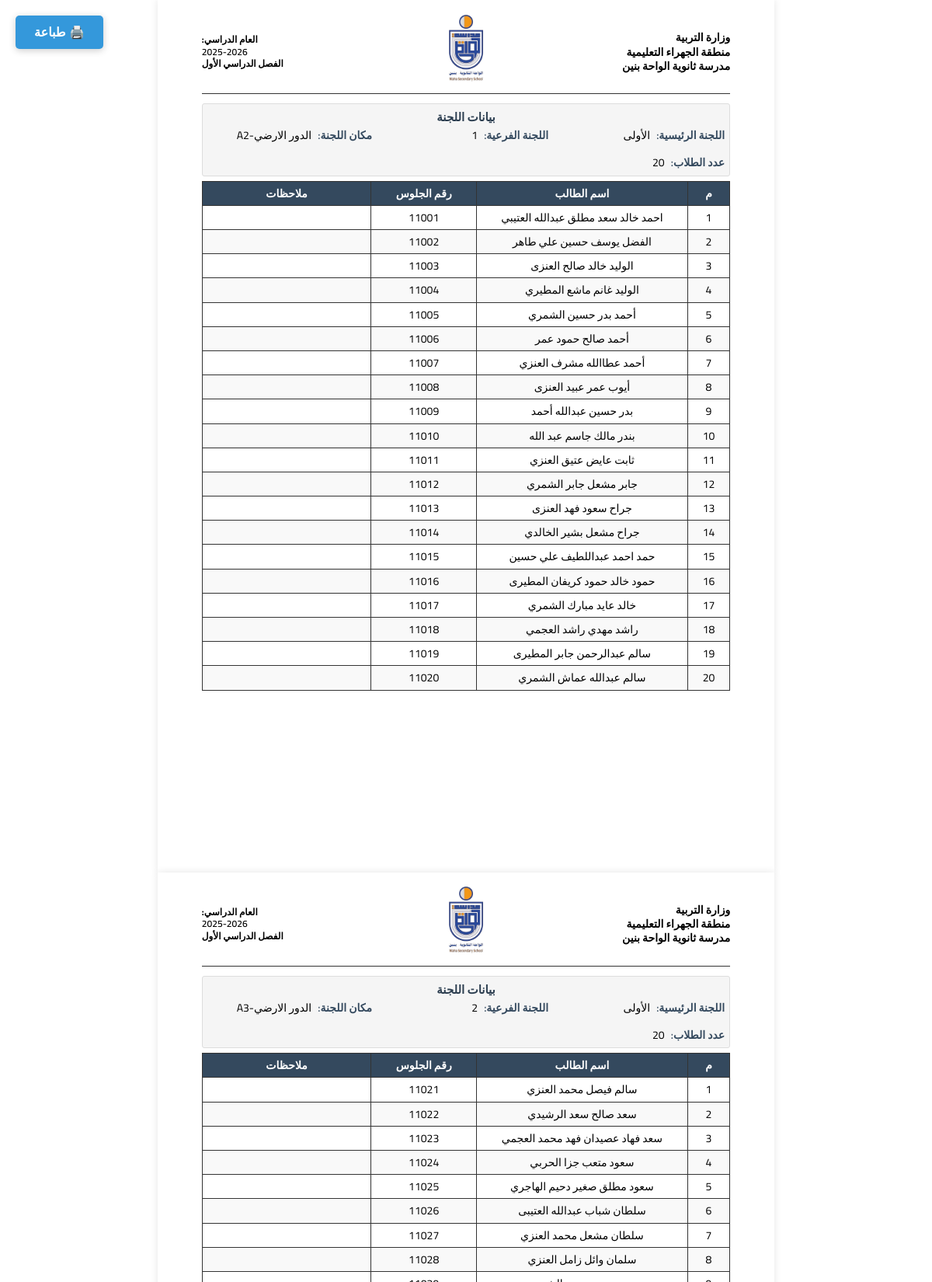
The page /admin/seats/print_committees (signed in, upper part) on the database its author committed.
### app.py (models this page shows)
class Seat(db.Model):
    civil_id = db.Column(db.String(20), primary_key=True)  # الرقم المدني
    name = db.Column(db.String(100), nullable=False)      # الاسم
    seat_number = db.Column(db.String(20), nullable=False) # رقم الجلوس
    main_committee = db.Column(db.String(20), nullable=False) # اللجنة الرئيسية
    sub_committee = db.Column(db.String(20), nullable=False)  # اللجنة الفرعية
    location = db.Column(db.String(100), nullable=True)   # موقع اللجنة

class SchoolSettings(db.Model):
    id = db.Column(db.Integer, primary_key=True)
    school_logo = db.Column(db.String(255), nullable=True)
    school_name = db.Column(db.String(200), nullable=False)
    school_address = db.Column(db.Text, nullable=True)
    school_phone = db.Column(db.String(50), nullable=True)
    school_email = db.Column(db.String(100), nullable=True)
    school_vision = db.Column(db.Text, nullable=True)
    school_mission = db.Column(db.Text, nullable=True)
    school_values = db.Column(db.Text, nullable=True)
    google_maps_url = db.Column(db.String(500), nullable=True)
    youtube_url = db.Column(db.String(500), nullable=True)
    instagram_url = db.Column(db.String(500), nullable=True)
    telegram_url = db.Column(db.String(500), nullable=True)
    snapchat_url = db.Column(db.String(500), nullable=True)
    whatsapp_url = db.Column(db.String(500), nullable=True)
    academic_year = db.Column(db.String(50), nullable=True)
    academic_semester = db.Column(db.String(50), nullable=True)
    updated_at = db.Column(db.DateTime, default=datetime.utcnow, onupdate=datetime.utcnow)

### app.py (the view)
@app.route('/admin/seats/print_committees')
def print_committees():
    if 'role' not in session or (session['role'] != 'مشرف' and session['role'] != 'مشرف محتوى'):
        return redirect(url_for('login'))
    name_filter = request.args.get('name_filter', '').strip()
    main_filter = request.args.get('main_filter', '').strip()
    sub_filter = request.args.get('sub_filter', '').strip()
    query = Seat.query
    if name_filter:
        query = query.filter(Seat.name.contains(name_filter))
    if main_filter:
        query = query.filter(Seat.main_committee == main_filter)
    if sub_filter:
        query = query.filter(Seat.sub_committee == sub_filter)
    seats = query.order_by(Seat.main_committee, Seat.sub_committee, Seat.seat_number).all()
    committees_data = {}
    for seat in seats:
        main_key = seat.main_committee
        sub_key = seat.sub_committee
        if main_key not in committees_data:
            committees_data[main_key] = {}
        if sub_key not in committees_data[main_key]:
            committees_data[main_key][sub_key] = []
        committees_data[main_key][sub_key].append(seat)
    school_settings = get_school_settings()
    return render_template('print_committees.html',
                         committees_data=committees_data,
                         school_settings=school_settings)

### app.py (called while the page is built, shortened)
def get_school_settings():
    try:
        settings = SchoolSettings.query.first()
        return settings
    except Exception as e:
        print(f"خطأ في get_school_settings: {e}")
        return SchoolSettings(
            school_name="اسم المدرسة",
            school_address="عنوان المدرسة",
            school_phone="",
            school_email="",
            school_vision="رؤية المدرسة",
            school_mission="رسالة المدرسة",
            school_values="",
            google_maps_url="",
            youtube_url="",
            instagram_url="",
            telegram_url="",
            snapchat_url="",
            whatsapp_url="",
            academic_year="2024-2025",
            academic_semester="الفصل الدراسي الأول"
        )

### templates/print_committees.html (shortened to what this page needs)
<!DOCTYPE html>
<html lang="ar" dir="rtl">
<head>
</head>
<body>
    <button class="print-button no-print" onclick="window.print()">
        🖨️ طباعة
    </button>
    {% for main_committee, sub_committees in committees_data.items() %}
        {% for sub_committee, students in sub_committees.items() %}
        <div class="page">
            <div class="header">
                <div class="header-right">
                    <div class="ministry-info">
                        <div>وزارة التربية</div>
                        <div>منطقة الجهراء التعليمية</div>
                        <div>{{ school_settings.school_name if school_settings and school_settings.school_name else 'اسم المدرسة' }}</div>
                    </div>
                </div>
                <div class="header-center">
                    {% if school_settings and school_settings.school_logo %}
                        <img src="/assets/images/{{ school_settings.school_logo }}" alt="شعار المدرسة" class="school-logo">
                    {% else %}
                        <img src="/assets/images/logo.png" alt="شعار المدرسة" class="school-logo">
                    {% endif %}
                </div>
                <div class="header-left">
                    <div class="academic-info">
                        <div><strong>العام الدراسي:</strong></div>
                        <div>{{ school_settings.academic_year if school_settings and school_settings.academic_year else '2024-2025' }}</div>
                        <div><strong>{{ school_settings.academic_semester if school_settings and school_settings.academic_semester else 'الفصل الدراسي الأول' }}</strong></div>
                    </div>
                </div>
            </div>
            <div class="committee-info">
                <div class="committee-title">
                    بيانات اللجنة
                </div>
                <div class="committee-details">
                    <div class="committee-detail">
                        <span class="detail-label">اللجنة الرئيسية:</span>
                        <span class="detail-value">{{ main_committee }}</span>
                    </div>
                    <div class="committee-detail">
                        <span class="detail-label">اللجنة الفرعية:</span>
                        <span class="detail-value">{{ sub_committee }}</span>
                    </div>
                    <div class="committee-detail">
                        <span class="detail-label">مكان اللجنة:</span>
                        <span class="detail-value">{{ students[0].location if students else '' }}</span>
                    </div>
                    <div class="committee-detail">
                        <span class="detail-label">عدد الطلاب:</span>
                        <span class="detail-value">{{ students|length }}</span>
                    </div>
                </div>
            </div>
            <table class="students-table">
                <thead>
                    <tr>
                        <th class="serial-col">م</th>
                        <th class="name-col">اسم الطالب</th>
                        <th class="seat-col">رقم الجلوس</th>
                        <th class="notes-col">ملاحظات</th>
                    </tr>
                </thead>
                <tbody>
                    {% for student in students %}
                    <tr>
                        <td class="serial-col">{{ loop.index }}</td>
                        <td class="name-col">{{ student.name }}</td>
                        <td class="seat-col">{{ student.seat_number }}</td>
                        <td class="notes-col">&nbsp;</td>
                    </tr>
                    {% endfor %}
                </tbody>
            </table>
        </div>
        {% endfor %}
    {% endfor %}
</body>
</html>

### templates/print_committees.html (style rules this page uses)
* { margin: 0; padding: 0; box-sizing: border-box; }
body { font-family: 'Cairo', 'Arial', sans-serif; font-size: 14px; line-height: 1.4; color: #000; direction: rtl; }
.page { width: 210mm; min-height: 297mm; margin: 0 auto; padding: 5mm 15mm 5mm 15mm; background: white; box-shadow: 0 0 10px rgba(0,0,0,0.1); page-break-after: always; }
.header { display: flex; justify-content: space-between; align-items: center; margin-bottom: 12px; border-bottom: 1px solid #333; padding-bottom: 6px; }
.header-right, .header-left { flex: 1; text-align: center; }
.header-center { flex: 1; text-align: center; }
.header-right { text-align: right; }
.header-left { text-align: left; }
.ministry-info { font-weight: 700; font-size: 14px; line-height: 1.3; }
.school-logo { max-height: 90px; max-width: 140px; object-fit: contain; }
.academic-info { font-weight: 600; font-size: 12px; line-height: 1.3; }
.committee-info { background: #f5f5f5; padding: 6px; margin-bottom: 6px; border: 1px solid #ddd; border-radius: 3px; }
.committee-title { font-size: 15px; font-weight: 700; text-align: center; margin-bottom: 4px; color: #2c3e50; }
.committee-details { display: flex; justify-content: space-between; flex-wrap: wrap; gap: 15px; font-size: 14px; }
.committee-detail { flex: 1; min-width: 200px; }
.detail-label { font-weight: 600; color: #34495e; }
.detail-value { font-weight: 400; margin-right: 5px; }
.students-table { width: 100%; border-collapse: collapse; margin-top: 2px; font-size: 14px; }
.students-table th, .students-table td { border: 1px solid #333; padding: 6px; text-align: center; line-height: 1.3; height: 24px; }
.students-table th { background: #34495e; color: white; font-weight: 700; font-size: 14px; height: 26px; }
.students-table tr:nth-child(even) { background: #f9f9f9; }
.serial-col { width: 8%; }
.name-col { width: 40%; }
.seat-col { width: 20%; }
.notes-col { width: 32%; min-height: 24px; }
.print-button { position: fixed; top: 20px; left: 20px; background: #3498db; color: white; border: none; padding: 12px 24px; border-radius: 5px; font-size: 16px; font-weight: 600; cursor: pointer; box-shadow: 0 2px 10px rgba(0,0,0,0.2); z-index: 1000; }

### rows shown on the page
Seat: school_logo (picture), sub_committees "الأولى" "الأولى", sub_committees "1" "2", location "الدور الارضي-A2", sub_committees "20" "20", name "احمد خالد سعد مطلق عبدالله العتيبي", seat_number "11001"
SchoolSettings: school_name "مدرسة ثانوية الواحة بنين" "مدرسة ثانوية الواحة بنين", academic_year "2025-2026" "2025-2026", academic_semester "الفصل الدراسي الأول" "الفصل الدراسي الأول"
Seat: name "الفضل يوسف حسين علي طاهر", seat_number "11002"
Seat: name "الوليد خالد صالح العنزى", seat_number "11003"
Seat: name "الوليد غانم ماشع المطيري", seat_number "11004"
Seat: name "أحمد بدر حسين الشمري", seat_number "11005"
Seat: name "أحمد صالح حمود عمر", seat_number "11006"
Seat: name "أحمد عطاالله مشرف العنزي", seat_number "11007"
Seat: name "أيوب عمر عبيد العنزى", seat_number "11008"
Seat: name "بدر حسين عبدالله أحمد", seat_number "11009"
Seat: name "بندر مالك جاسم عبد الله", seat_number "11010"
Seat: name "ثابت عايض عتيق العنزي", seat_number "11011"
Seat: name "جابر مشعل جابر الشمري", seat_number "11012"
Seat: name "جراح سعود فهد العنزى", seat_number "11013"
Seat: name "جراح مشعل بشير الخالدي", seat_number "11014"
Seat: name "حمد احمد عبداللطيف علي حسين", seat_number "11015"
Seat: name "حمود خالد حمود كريفان المطيرى", seat_number "11016"
Seat: name "خالد عايد مبارك الشمري", seat_number "11017"
Seat: name "راشد مهدي راشد العجمي", seat_number "11018"
Seat: name "سالم عبدالرحمن جابر المطيرى", seat_number "11019"
Seat: name "سالم عبدالله عماش الشمري", seat_number "11020"
Seat: location "الدور الارضي-A3", name "سالم فيصل محمد العنزي", seat_number "11021"
Seat: name "سعد صالح سعد الرشيدي", seat_number "11022"
Seat: name "سعد فهاد عصيدان فهد محمد العجمي", seat_number "11023"
Seat: name "سعود متعب جزا الحربي", seat_number "11024"
Seat: name "سعود مطلق صغير دحيم الهاجري", seat_number "11025"
Seat: name "سلطان شباب عبدالله العتيبى", seat_number "11026"
Seat: name "سلطان مشعل محمد العنزي", seat_number "11027"
Seat: name "سلمان وائل زامل العنزي", seat_number "11028"
